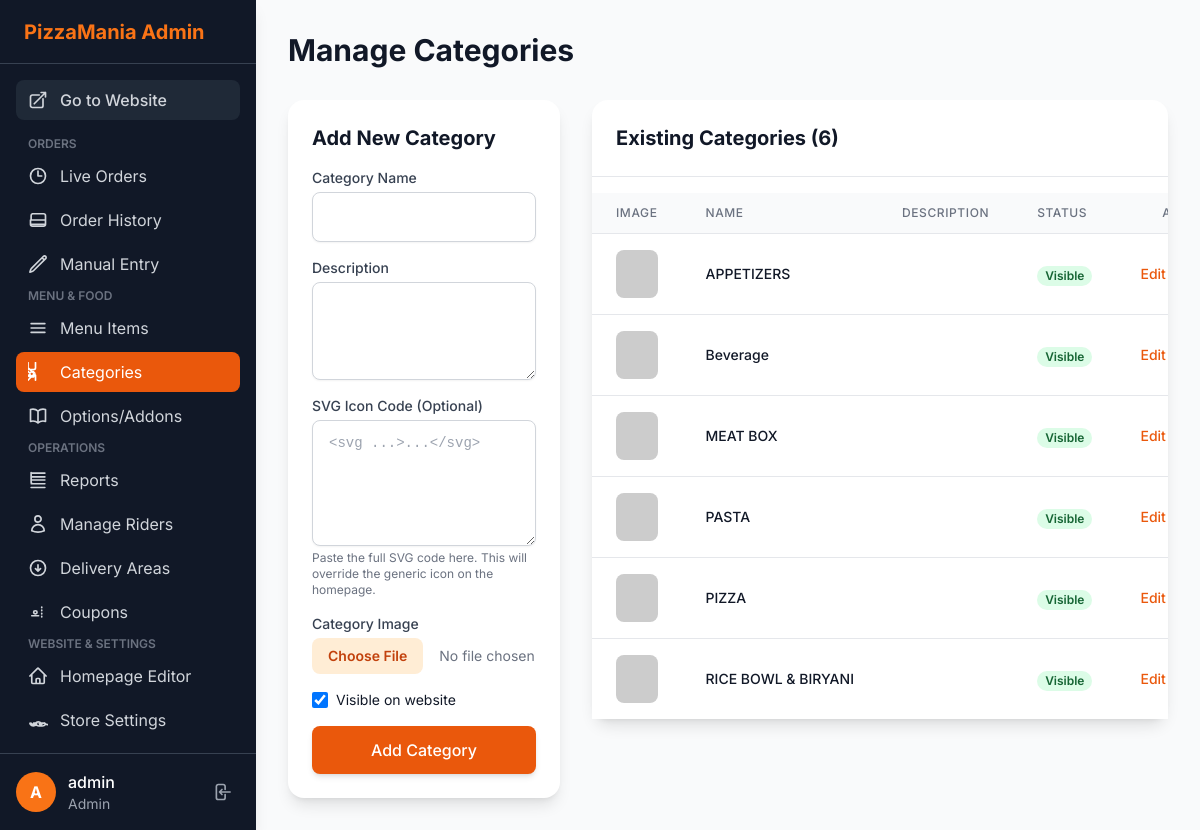
/admin/manage_categories.php (signed in), run on the app's committed database.
### tables this page shows
CREATE TABLE IF NOT EXISTS `categories` (
  `id` int NOT NULL AUTO_INCREMENT,
  `name` varchar(100) NOT NULL,
  `description` text,
  `image` varchar(255) DEFAULT NULL,
  `svg_icon` text,
  `is_visible` tinyint(1) NOT NULL DEFAULT '1',
  PRIMARY KEY (`id`)
);

### config.php (called while the page is built, shortened)
<?php
function e($data) {
    return htmlspecialchars($data ?? '', ENT_QUOTES, 'UTF-8');
}
?>

### admin/manage_categories.php (the view, shortened to what this page needs)
<?php
require_once('header.php');
$action = $_GET['action'] ?? 'list';
$page_title = 'Manage Categories';
$category_name = '';
$category_description = '';
$svg_icon = '';
$is_visible = 1;
$categories = [];
$result = $db->query("SELECT * FROM categories ORDER BY name ASC");
if ($result) {
    while ($row = $result->fetch_assoc()) {
        $categories[] = $row;
    }
}
?>
<h1 class="text-3xl font-bold text-gray-900 mb-8"><?php echo e($page_title); ?></h1>
<div class="grid grid-cols-1 lg:grid-cols-3 gap-8">
    <div class="lg:col-span-1">
        <div class="bg-white p-6 rounded-2xl shadow-lg">
            <h2 class="text-xl font-bold text-gray-900 mb-4">
                <?php echo ($action === 'edit') ? 'Edit Category' : 'Add New Category'; ?>
            </h2>
            <form action="manage_categories.php" method="POST" class="space-y-4" enctype="multipart/form-data">
                <div>
                    <label for="category_name" class="block text-sm font-medium text-gray-700">
                        Category Name
                    </label>
                    <input
                        type="text"
                        id="category_name"
                        name="category_name"
                        value="<?php echo e($category_name); ?>"
                        required
                        class="mt-1 block w-full px-4 py-3 border border-gray-300 rounded-lg shadow-sm focus:outline-none focus:ring-2 focus:ring-orange-500"
                    >
                </div>
                <div>
                    <label for="category_description" class="block text-sm font-medium text-gray-700">
                        Description
                    </label>
                    <textarea
                        id="category_description"
                        name="category_description"
                        rows="3"
                        class="mt-1 block w-full px-4 py-3 border border-gray-300 rounded-lg shadow-sm focus:outline-none focus:ring-2 focus:ring-orange-500"
                    ><?php echo e($category_description); ?></textarea>
                </div>
                <div>
                    <label for="svg_icon" class="block text-sm font-medium text-gray-700">
                        SVG Icon Code (Optional)
                    </label>
                    <textarea
                        id="svg_icon"
                        name="svg_icon"
                        rows="5"
                        class="mt-1 block w-full px-4 py-3 font-mono text-sm border border-gray-300 rounded-lg shadow-sm focus:outline-none focus:ring-2 focus:ring-orange-500"
                        placeholder="<svg ...>...</svg>"
                    ><?php echo e($svg_icon);  ?></textarea>
                    <p class="text-xs text-gray-500 mt-1">Paste the full SVG code here. This will override the generic icon on the homepage.</p>
                </div>
                <div>
                    <label for="category_image" class="block text-sm font-medium text-gray-700">
                        Category Image
                    </label>
                    <input
                        type="file"
                        id="category_image"
                        name="category_image"
                        accept="image/jpeg,image/png,image/gif,image/webp"
                        class="mt-1 block w-full text-sm text-gray-500 file:mr-4 file:py-2 file:px-4 file:rounded-lg file:border-0 file:text-sm file:font-semibold file:bg-orange-100 file:text-orange-700 hover:file:bg-orange-200"
                    >
                </div>
                <div class="flex items-center">
                    <input
                        type="checkbox"
                        id="is_visible"
                        name="is_visible"
                        value="1"
                        <?php echo ($is_visible) ? 'checked' : ''; ?>
                        class="h-4 w-4 text-orange-600 border-gray-300 rounded focus:ring-orange-500"
                    >
                    <label for="is_visible" class="ml-2 block text-sm text-gray-900">
                        Visible on website
                    </label>
                </div>
                <div class="flex space-x-2">
                    <button
                        type="submit"
                        class="w-full py-3 px-4 bg-orange-600 text-white font-medium rounded-lg shadow-md hover:bg-orange-700 focus:outline-none focus:ring-2 focus:ring-offset-2 focus:ring-orange-500 transition-colors"
                    >
                        <?php echo ($action === 'edit') ? 'Save Changes' : 'Add Category'; ?>
                    </button>
                </div>
            </form>
        </div>
    </div>
    <div class="lg:col-span-2">
        <div class="bg-white rounded-2xl shadow-lg">
            <h2 class="text-xl font-bold text-gray-900 mb-4 p-6 border-b border-gray-200">
                Existing Categories (<?php echo count($categories); ?>)
            </h2>
            <div class="overflow-x-auto">
                <table class="min-w-full divide-y divide-gray-200">
                    <thead class="bg-gray-50">
                        <tr>
                            <th scope="col" class="px-6 py-3 text-left text-xs font-medium text-gray-500 uppercase tracking-wider">Image</th>
                            <th scope="col" class="px-6 py-3 text-left text-xs font-medium text-gray-500 uppercase tracking-wider">Name</th>
                            <th scope="col" class="px-6 py-3 text-left text-xs font-medium text-gray-500 uppercase tracking-wider">Description</th>
                            <th scope="col" class="px-6 py-3 text-left text-xs font-medium text-gray-500 uppercase tracking-wider">Status</th>
                            <th scope="col" class="px-6 py-3 text-right text-xs font-medium text-gray-500 uppercase tracking-wider">Actions</th>
                        </tr>
                    </thead>
                    <tbody class="bg-white divide-y divide-gray-200">
                        <?php if (empty($categories)): ?>
                            <tr>
                                <td colspan="5" class="px-6 py-4 text-center text-gray-500">
                                    No categories found. Add one using the form!
                                </td>
                            </tr>
                        <?php else: ?>
                            <?php foreach ($categories as $category): ?>
                                <tr>
                                    <td class="px-6 py-4 whitespace-nowrap">
                                        <img
                                            src="<?php echo e(BASE_URL . ($category['image'] ?? '/uploads/placeholder.png')); ?>"
                                            alt="<?php echo e($category['name']); ?>"
                                            class="w-12 h-12 object-cover rounded-lg"
                                            onerror="this.src='https://placehold.co/100x100/EFEFEF/AAAAAA?text=No+Image'"
                                        >
                                    </td>
                                    <td class="px-6 py-4 whitespace-nowrap">
                                        <div class="text-sm font-medium text-gray-900"><?php echo e($category['name']); ?></div>
                                    </td>
                                    <td class="px-6 py-4 whitespace-nowrap">
                                    </td>
                                    <td class="px-6 py-4 whitespace-nowrap">
                                        <?php if ($category['is_visible']): ?>
                                            <span class="px-2 inline-flex text-xs leading-5 font-semibold rounded-full bg-green-100 text-green-800">
                                                Visible
                                            </span>
                                        <?php else: ?>
                                            <span class="px-2 inline-flex text-xs leading-5 font-semibold rounded-full bg-gray-100 text-gray-800">
                                                Hidden
                                            </span>
                                        <?php endif; ?>
                                    </td>
                                    <td class="px-6 py-4 whitespace-nowrap text-right text-sm font-medium space-x-2">
                                        <a href="manage_categories.php?action=edit&id=<?php echo e($category['id']); ?>" class="text-orange-600 hover:text-orange-900">Edit</a>
                                    </td>
                                </tr>
                            <?php endforeach; ?>
                        <?php endif; ?>
                    </tbody>
                </table>
            </div>
        </div>
    </div>
</div>
<?php
require_once('footer.php');
?>

### data on the page
categories: name "APPETIZERS", is_visible "Visible"
categories: name "Beverage", is_visible "Visible"
categories: name "MEAT BOX", is_visible "Visible"
categories: name "PASTA", is_visible "Visible"
categories: name "PIZZA", is_visible "Visible"
categories: name "RICE BOWL & BIRYANI", is_visible "Visible"

### other printed values
$user_initial "A"
$username "admin"
$user_role "Admin"
$page_title "Manage Categories"
count($categories) "6"
